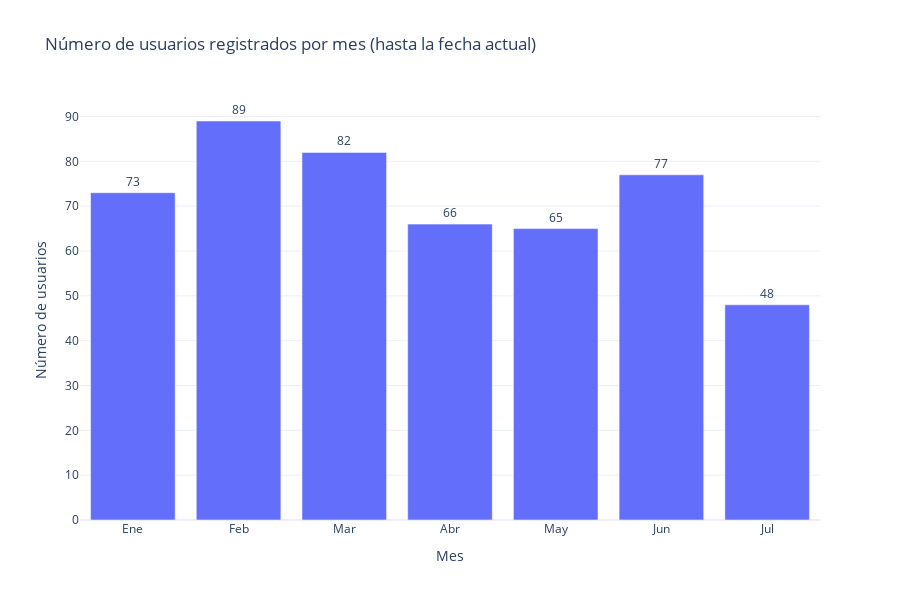

The cell this chart's notebook holds for it:
### Code cell
import plotly.express as px


# Filtramos el DataFrame para incluir solo fechas anteriores o iguales a la fecha actual
fecha_actual = datetime.now()
df = df[df['fecha_registro'] <= fecha_actual]

# Extraemos el mes de la columna 'fecha_registro'
df['mes_registro'] = df['fecha_registro'].dt.month

# Contamos el número de usuarios en cada mes
users_por_mes = df['mes_registro'].value_counts().sort_index()

# Ruta donde se guardará la imagen creada
current_dir = os.getcwd()
output_file = os.path.join(current_dir, 'docs', 'imagenes', 'usuarios_por_mes_dinámico.png')

# Creamos un gráfico interactivo de barras con plotly
fig = px.bar(x=users_por_mes.index, y=users_por_mes.values,
             labels={'x': 'Mes', 'y': 'Número de usuarios'},
             title='Número de usuarios registrados por mes (hasta la fecha actual)',
             text=users_por_mes.values,
             template='plotly_white')

fig.update_traces(texttemplate='%{text}', textposition='outside')
fig.update_layout(xaxis_tickvals=list(range(1, 13)), xaxis_ticktext=['Ene', 'Feb', 'Mar', 'Abr', 'May', 'Jun', 'Jul', 'Ago', 'Sep', 'Oct', 'Nov', 'Dic'])

# Ajustamos el tamaño del gráfico
fig.update_layout(height=600) 

# Guardamos y mostramos el gráfico interactivo
fig.write_html(output_file)
fig.show()

print(f"Gráfico guardado en: {output_file}")

### Figure 1 — Plotly figure (JSON) as saved in the notebook; plotly's stock layout.template omitted (floating-point values rounded to 4 significant figures)
{"data": [{"alignmentgroup": "True", "hovertemplate": "Mes=%{x}<br>Número de usuarios=%{y}<br>text=%{text}<extra></extra>", "legendgroup": "", "marker": {"color": "#636efa", "pattern": {"shape": ""}}, "name": "", "offsetgroup": "", "orientation": "v", "showlegend": false, "text": [73, 89, 82, 66, 65, 77, 48], "textposition": "outside", "texttemplate": "%{text}", "type": "bar", "x": [1, 2, 3, 4, 5, 6, 7], "xaxis": "x", "y": [73, 89, 82, 66, 65, 77, 48], "yaxis": "y"}], "layout": {"barmode": "relative", "height": 600, "legend": {"tracegroupgap": 0}, "title": {"text": "Número de usuarios registrados por mes (hasta la fecha actual)"}, "xaxis": {"anchor": "y", "domain": [0, 1], "ticktext": ["Ene", "Feb", "Mar", "Abr", "May", "Jun", "Jul", "Ago", "Sep", "Oct", "Nov", "Dic"], "tickvals": [1, 2, 3, 4, 5, 6, 7, 8, 9, 10, 11, 12], "title": {"text": "Mes"}}, "yaxis": {"anchor": "x", "domain": [0, 1], "title": {"text": "Número de usuarios"}}}}
